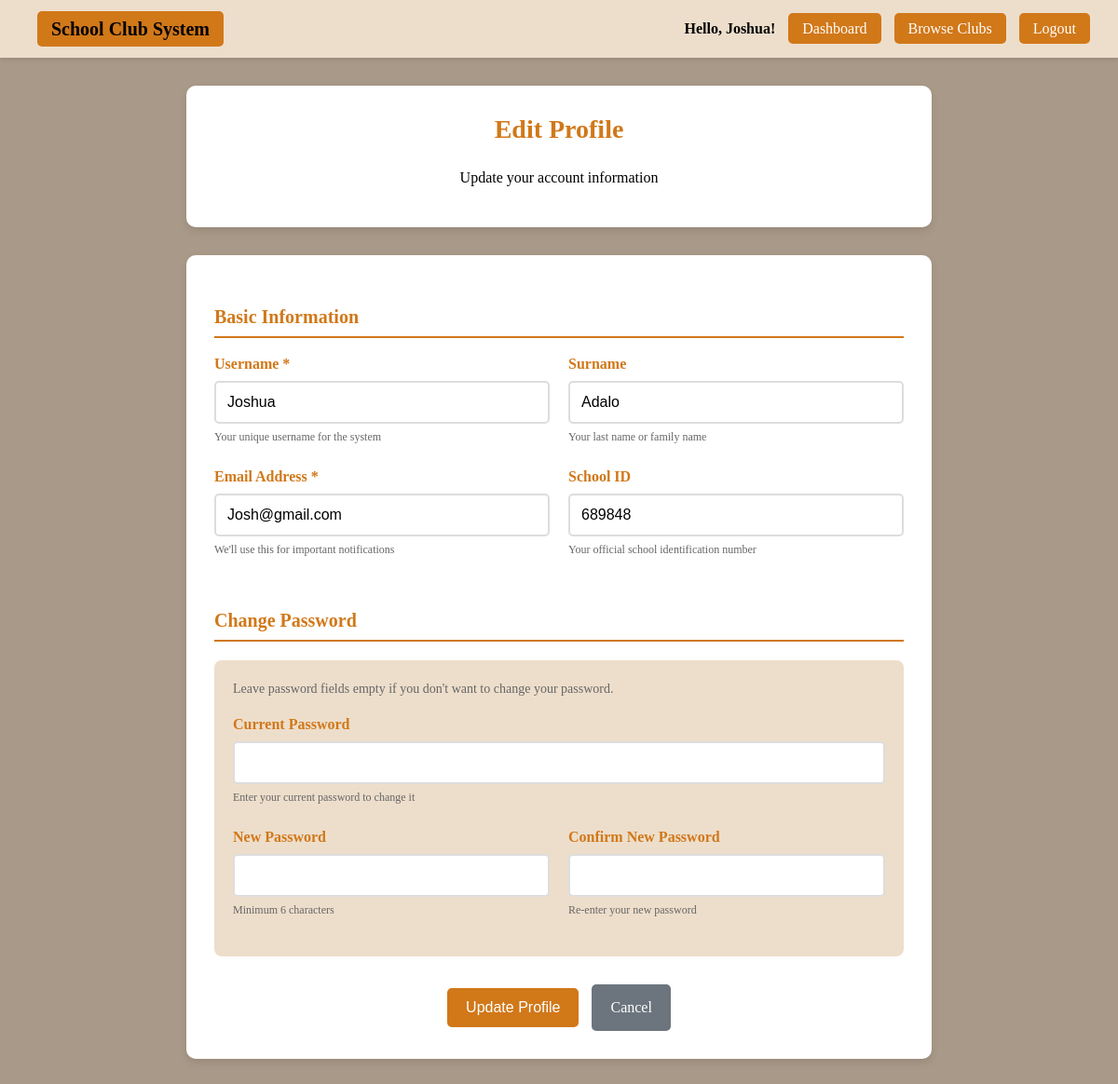
Page /profile.php (signed in) on the committed database.
### tables this page shows
CREATE TABLE `users` (
  `id` int(11) NOT NULL,
  `username` varchar(50) NOT NULL,
  `surname` varchar(100) DEFAULT NULL,
  `email` varchar(100) NOT NULL,
  `school_id` varchar(50) NOT NULL,
  `password` varchar(255) NOT NULL,
  `role` enum('student','club_manager','admin') DEFAULT 'student',
  `created_at` timestamp NOT NULL DEFAULT current_timestamp()
);

### profile.php (the view, shortened to what this page needs)
<?php
$conn = new mysqli("localhost", "root", "", "ics_project");
$user_id = $_SESSION['user_id'];
$profile_stmt = $conn->prepare("SELECT username, surname, email, school_id, role FROM users WHERE id = ?");
$profile_stmt->bind_param("i", $user_id);
$profile_stmt->execute();
$profile_result = $profile_stmt->get_result();
$user_profile = $profile_result->fetch_assoc();
?>
<!DOCTYPE html>
<html>
<head>
</head>
<body>
<div class="navbar">
    <div class="logo">
        <a href="home.php" style="color: black; text-decoration: none;">School Club System</a>
    </div>
    <div>
        <span style="color:black; font-weight:bold;">Hello, <?php echo htmlspecialchars($user_profile['username']); ?>!</span>
        <a href="student_dashboard.php">Dashboard</a>
        <a href="home.php">Browse Clubs</a>
        <a href="logout.php">Logout</a>
    </div>
</div>
<div class="container">
    <div class="profile-header">
        <h1>Edit Profile</h1>
        <p>Update your account information</p>
    </div>
    <div class="form-container">
        <form method="POST" action="">
            <div class="form-section">
                <h3 class="section-title">Basic Information</h3>
                <div class="form-row">
                    <div class="form-group">
                        <label for="username">Username *</label>
                        <input type="text" id="username" name="username" value="<?php echo htmlspecialchars($user_profile['username']); ?>" required>
                        <small>Your unique username for the system</small>
                    </div>
                    <div class="form-group">
                        <label for="surname">Surname</label>
                        <input type="text" id="surname" name="surname" value="<?php echo htmlspecialchars($user_profile['surname'] ?? ''); ?>">
                        <small>Your last name or family name</small>
                    </div>
                </div>
                <div class="form-row">
                    <div class="form-group">
                        <label for="email">Email Address *</label>
                        <input type="email" id="email" name="email" value="<?php echo htmlspecialchars($user_profile['email']); ?>" required>
                        <small>We'll use this for important notifications</small>
                    </div>
                    <div class="form-group">
                        <label for="school_id">School ID</label>
                        <input type="text" id="school_id" name="school_id" value="<?php echo htmlspecialchars($user_profile['school_id'] ?? ''); ?>">
                        <small>Your official school identification number</small>
                    </div>
                </div>
            </div>
            <div class="form-section">
                <h3 class="section-title">Change Password</h3>
                <div class="password-section">
                    <p style="margin-top: 0; color: #666; font-size: 14px;">
                        Leave password fields empty if you don't want to change your password.
                    </p>
                    <div class="form-group">
                        <label for="current_password">Current Password</label>
                        <input type="password" id="current_password" name="current_password">
                        <small>Enter your current password to change it</small>
                    </div>
                    <div class="form-row">
                        <div class="form-group">
                            <label for="new_password">New Password</label>
                            <input type="password" id="new_password" name="new_password">
                            <small>Minimum 6 characters</small>
                        </div>
                        <div class="form-group">
                            <label for="confirm_password">Confirm New Password</label>
                            <input type="password" id="confirm_password" name="confirm_password">
                            <small>Re-enter your new password</small>
                        </div>
                    </div>
                </div>
            </div>
            <div style="text-align: center; margin-top: 30px;">
                <button type="submit" class="btn">Update Profile</button>
                <a href="student_dashboard.php" class="btn-secondary">Cancel</a>
            </div>
        </form>
    </div>
</div>
</body>
</html>

### profile.php (style rules this page uses)
body { font-family: 'Times New Roman', Times, serif; margin: 0; padding: 0; background-color: rgb(169, 153, 136); line-height: 1.6; }
.navbar { background-color: rgb(237, 222, 203); padding: 15px 30px; display: flex; justify-content: space-between; align-items: center; box-shadow: 0 2px 5px rgba(0,0,0,0.1); }
.navbar .logo { font-size: 20px; font-weight: bold; color: black; }
.navbar a { background-color: rgb(209, 120, 25); color: #fff; padding: 8px 15px; text-decoration: none; border-radius: 5px; margin-left: 10px; transition: background-color 0.3s ease, transform 0.3s ease; }
.container { padding: 30px; max-width: 800px; margin: 0 auto; }
.profile-header { background-color: #fff; padding: 25px; border-radius: 10px; margin-bottom: 30px; box-shadow: 0 4px 8px rgba(0,0,0,0.1); text-align: center; }
.profile-header h1 { color: rgb(209, 120, 25); margin: 0; font-size: 28px; }
.form-container { background-color: #fff; padding: 30px; border-radius: 10px; box-shadow: 0 4px 8px rgba(0,0,0,0.1); }
.form-section { margin-bottom: 30px; }
.section-title { color: rgb(209, 120, 25); font-size: 20px; margin-bottom: 15px; border-bottom: 2px solid rgb(209, 120, 25); padding-bottom: 5px; }
.form-group { margin-bottom: 20px; }
.form-group label { display: block; margin-bottom: 5px; font-weight: bold; color: rgb(209, 120, 25); }
.form-group input { width: 100%; padding: 12px; border: 2px solid #ddd; border-radius: 5px; font-size: 16px; box-sizing: border-box; transition: border-color 0.3s ease; }
.form-group small { color: #666; font-size: 12px; display: block; margin-top: 5px; }
.btn { background-color: rgb(209, 120, 25); color: white; padding: 12px 20px; border: none; border-radius: 5px; font-size: 16px; cursor: pointer; transition: background-color 0.3s ease; margin-right: 10px; }
.btn-secondary { background-color: #6c757d; color: white; padding: 12px 20px; border: none; border-radius: 5px; font-size: 16px; cursor: pointer; text-decoration: none; display: inline-block; transition: background-color 0.3s ease; }
.password-section { background-color: rgb(237, 222, 203); padding: 20px; border-radius: 8px; margin-top: 20px; }
.form-row { display: grid; grid-template-columns: 1fr 1fr; gap: 20px; }

### rows in the picture
users: username "Joshua", surname "Adalo", email "Josh@gmail.com", school_id "689848"
